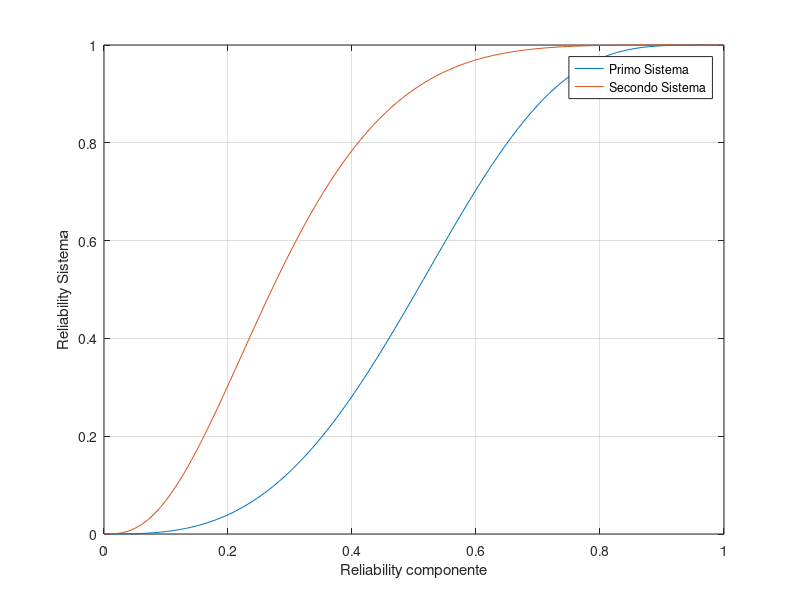
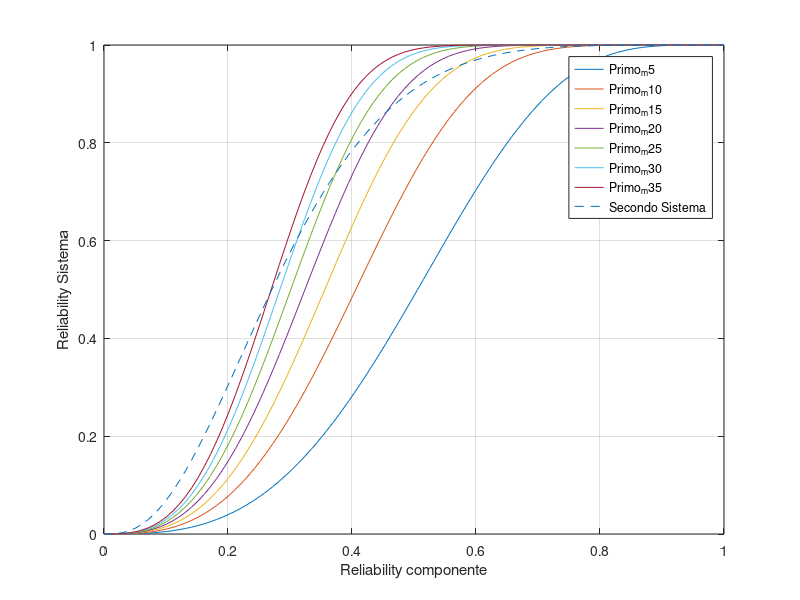
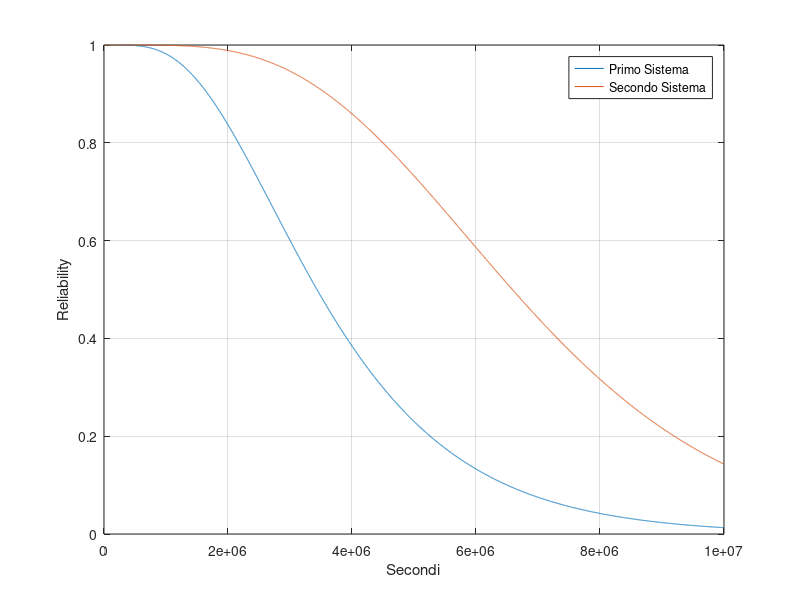
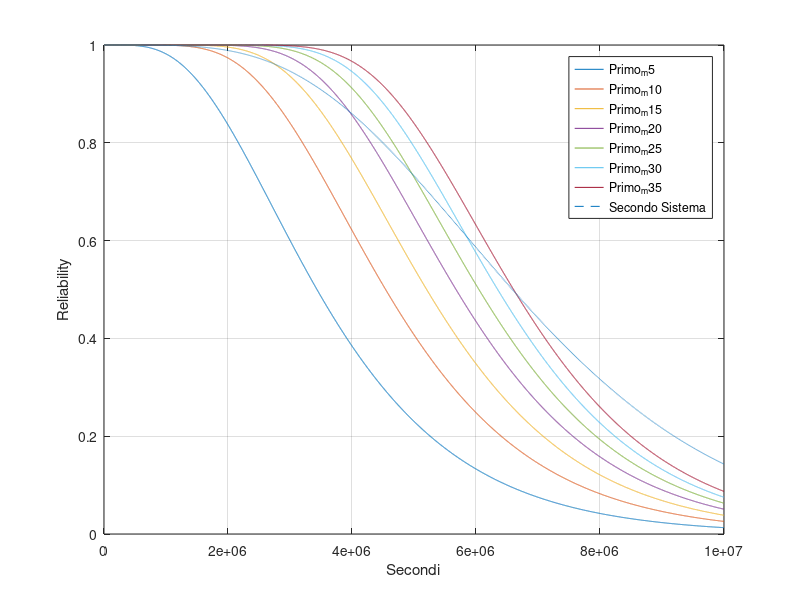

Write MATLAB code to recreate these figures, in order.
clc;
clear;

t = linspace(0, 10^7, 10000);
%% m
m = 5;
%% s
s = 3;
%% MTTF
MTTF = 1400;

%% lambda
lambda = 1 / (MTTF * 3600);
R = exp(-lambda * t);


%% 1 considerazione grafico mostra come varia l'affidafilita del sistema
%%complessiovo al variare dell'affidabilità del singolo componente R varia
%%tra 0 e 1
 r_1= linspace(0, 1, 100);
%% Plot 1 Considerazione
sist1 = 1 - (1 - r_1.^3).^m;
sist2 = (1 - (1 - r_1).^5).^s;

figure;
plot(r_1, sist1);
hold on;
plot(r_1, sist2);
xlabel('Reliability componente');
ylabel('Reliability Sistema');
legend('Primo Sistema', 'Secondo Sistema');
grid on
saveas(gcf, 'plot_Sistema_componente.png');



%% Plot al variare di m per il sistema 1

sist1_1 = 1 - (1 - r_1.^3).^10;
sist1_2 = 1 - (1 - r_1.^3).^15;
sist1_3 = 1 - (1 - r_1.^3).^20;
sist1_4 = 1 - (1 - r_1.^3).^25;
sist1_5 = 1 - (1 - r_1.^3).^30;
sist1_6 = 1 - (1 - r_1.^3).^35;
sist2 = (1 - (1 - r_1).^5).^s;
figure;
plot(r_1, sist1);
hold on;
plot(r_1, sist1_1);
hold on;
plot(r_1, sist1_2);
hold on;
plot(r_1, sist1_3);
hold on;
plot(r_1, sist1_4);
hold on;
plot(r_1, sist1_5);
hold on;
plot(r_1, sist1_6);
hold on;
plot(r_1, sist2,'--');
xlabel('Reliability componente');
ylabel('Reliability Sistema');
legend('Primo_m5','Primo_m10','Primo_m15','Primo_m20','Primo_m25','Primo_m30','Primo_m35', 'Secondo Sistema');
grid on
saveas(gcf, 'plot_Sistema_componenteal variare_di_m.png');
%% plot
Rsys1 = 1 - (1 - R.^3).^m;
Rsys2 = (1 - (1 - R).^5).^s;

figure;
plot(t, Rsys1);
hold on;
plot(t, Rsys2);
xlabel('Secondi');
ylabel('Reliability');
legend('Primo Sistema', 'Secondo Sistema');
grid on

% Salvataggio del grafico
saveas(gcf, 'plot_rel_sec.png');


%% plot test visivo sul MFFT
Rsys1 = 1 - (1 - R.^3).^m;
Rsys1_1 = 1 - (1 - R.^3).^10;
Rsys1_2 = 1 - (1 - R.^3).^15;
Rsys1_3 = 1 - (1 - R.^3).^20;
Rsys1_4 = 1 - (1 - R.^3).^25;
Rsys1_5 = 1 - (1 - R.^3).^30;
Rsys1_6 = 1 - (1 - R.^3).^35;
Rsys2 = (1 - (1 - R).^5).^s;
figure;
plot(t, Rsys1);
hold on;
plot(t, Rsys1_1);
hold on;
plot(t, Rsys1_2);
hold on;
plot(t, Rsys1_3);
hold on;
plot(t, Rsys1_4);
hold on;
plot(t, Rsys1_5);
hold on;
plot(t, Rsys1_6);
hold on;
plot(t, Rsys2,'--');
xlabel('Secondi');
ylabel('Reliability');
legend('Primo_m5','Primo_m10','Primo_m15','Primo_m20','Primo_m25','Primo_m30','Primo_m35', 'Secondo Sistema');
grid on

% Salvataggio del grafico
saveas(gcf, 'plot_cos_vis_MTTF.png');


%% mission_time
miss_time = (1400 * 3600);
%% R_mod 
R_mod = exp(-lambda * miss_time);

%% calcolo Rsys1 e Rsys2
R1 = 1 - (1 - R_mod.^3).^m;
R2 = (1 - (1 - R_mod).^5).^s;

%% calcolo m
m_calcolato = log(1 - R2) / log(1 - R_mod.^3);

% Salvataggio dei valori di Rsys1, Rsys2 e m su un file di testo
fileID = fopen('risultati.txt', 'w');
fprintf(fileID, 'Rsys1: %f\n', R1);
fprintf(fileID, 'Rsys2: %f\n',R2);
fprintf(fileID, 'm_calcolato: %f\n', m_calcolato);
fclose(fileID);